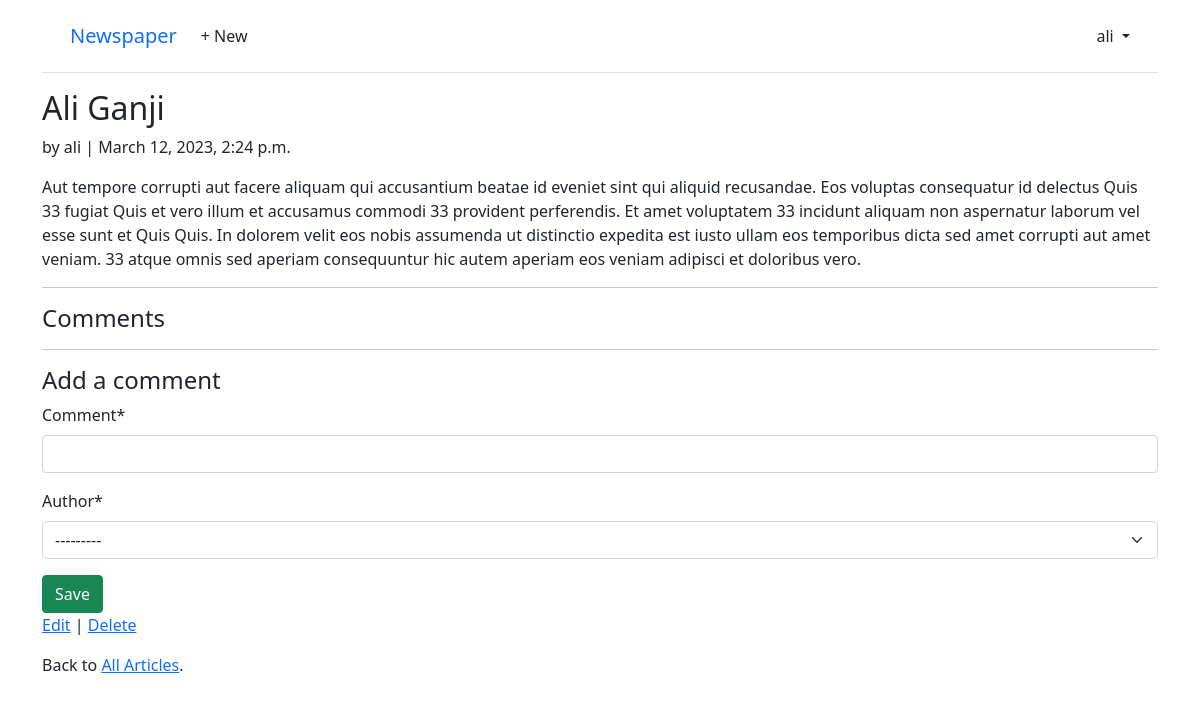
The page /articles/2/ (signed in) on the database as committed earlier.
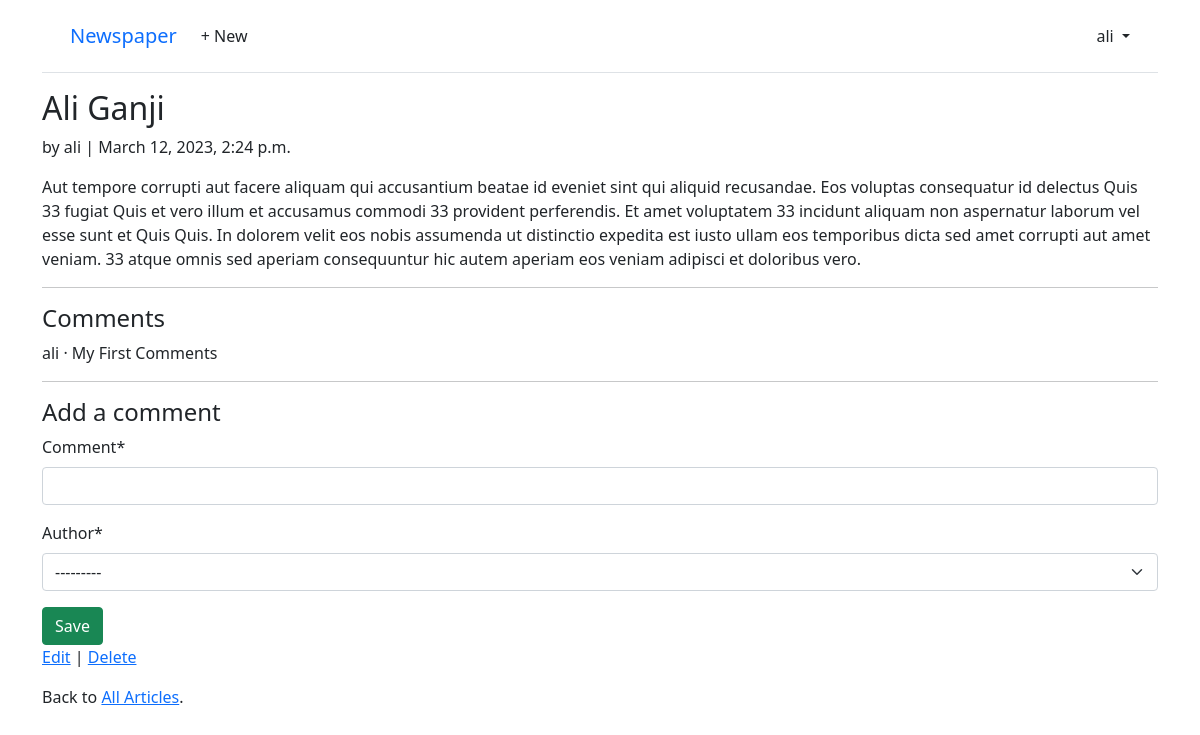
The same page on the database as committed later.
### articles/models.py (models this page shows, shortened)
class Comment(models.Model):
    article = models.ForeignKey(Article, on_delete=models.CASCADE)
    comment = models.CharField(max_length=140)
    author = models.ForeignKey(settings.AUTH_USER_MODEL, on_delete=models.CASCADE)
    def __str__(self):
        return self.comment

### accounts/models.py (models this page shows)
class CustomUser(AbstractUser):
    age = models.PositiveIntegerField(null=True, blank=True)

### articles/views.py (the view, shortened to what this page needs)
# urls.py: path("<int:pk>/", ArticleDetailView.as_view(), name="article_detail"),
class ArticleDetailView(LoginRequiredMixin, View):
    def get(self, request, *args, **kwargs):
        view = CommentGet.as_view()
        return view(request, *args, **kwargs)

### articles/forms.py
class CommentForm(forms.ModelForm):
    class Meta:
        model = Comment
        fields = ("comment", "author")

### articles/views.py (called while the page is built)
    def get_context_data(self, **kwargs):
        context = super().get_context_data(**kwargs)
        context["form"] = CommentForm()
        return context

### articles/templates/articles/article_detail.html
{% extends "_base.html" %}
{% load crispy_forms_tags %}
{% block content %}
    <div class="article-entry">
        <h2>{{ object.title }}</h2>
        <p>by {{ object.author }} | {{ object.data }}</p>
        <p>{{ object.body }}</p>
    </div>
    <hr>
    <h4>Comments</h4>
    {% for comment in article.comment_set.all %}
        <p>{{ comment.author }} &middot; {{ comment }}</p>
    {% endfor %}
    <hr>
    <h4>Add a comment</h4>
    <form action="" method="post">{% csrf_token %}
        {{ form|crispy }}
        <button class="btn btn-success ml-2" type="submit">Save</button>
    </form>
    <p><a href="{% url 'article_edit' article.pk %}">Edit</a> |
        <a href="{% url 'article_delete' article.pk %}">Delete</a></p>
    <p>Back to <a href="{% url 'article_list' %}">All Articles</a>.</p>
{% endblock %}

Rows that differ between the two databases and show on the page:
added Comment: author "ali", comment "My First Comments"
